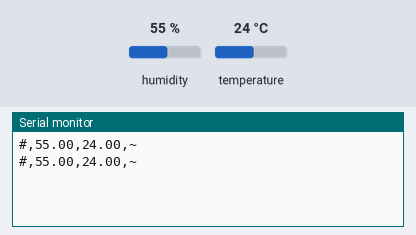
The sketch below on a simulated Arduino Uno, built with avr-gcc and run on an emulated ATmega328P. On the bench: the last lines printed to the serial monitor. The test bench sets the inputs (shaded band); at power-on: humidity 55 %, temperature 24 °C.

Above: at 2.8 s.
2.9 s: humidity set to 22 %
At 5.1 s:
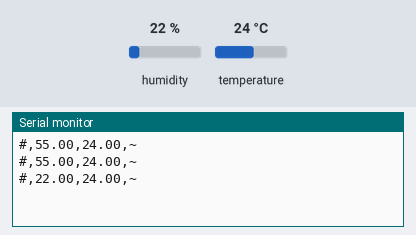
5.6 s: temperature set to 12 °C
At 7.5 s:
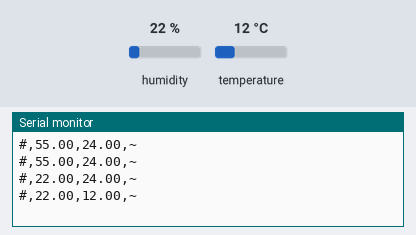
8.3 s: humidity set to 40 %
At 11.1 s:
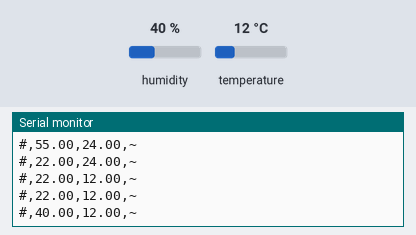
Timing chart, 0 to 12.6 s (numbered marks = the images above; inputs shaded):
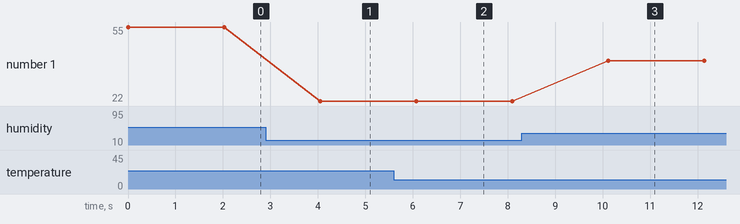

Measured:
- after the input at 2.9 s, the serial monitor: prints a new line after 1.1 s (image 1)
- after the input at 5.6 s, the serial monitor: prints a new line after 0.47 s (image 2)
- after the input at 8.3 s, the serial monitor: prints a new line after 1.8 s (image 3)
- plotted number 1: 55 → 22 after the input at 2.9 s, 22 → 40 after the input at 8.3 s

The sketch:

arduino-program-dht.ino
```cpp
#include "DHT.h"

DHT dht(2,DHT11);

void setup() {
 dht.begin();
 Serial.begin(9600);
}

void loop() {

  Serial.print("#");
  Serial.print(",");
  Serial.print(dht.readHumidity());
  Serial.print(",");
  Serial.print(dht.readTemperature());
  Serial.print(",");
  Serial.print("~");
  Serial.println();
  delay(2000);

}
```
